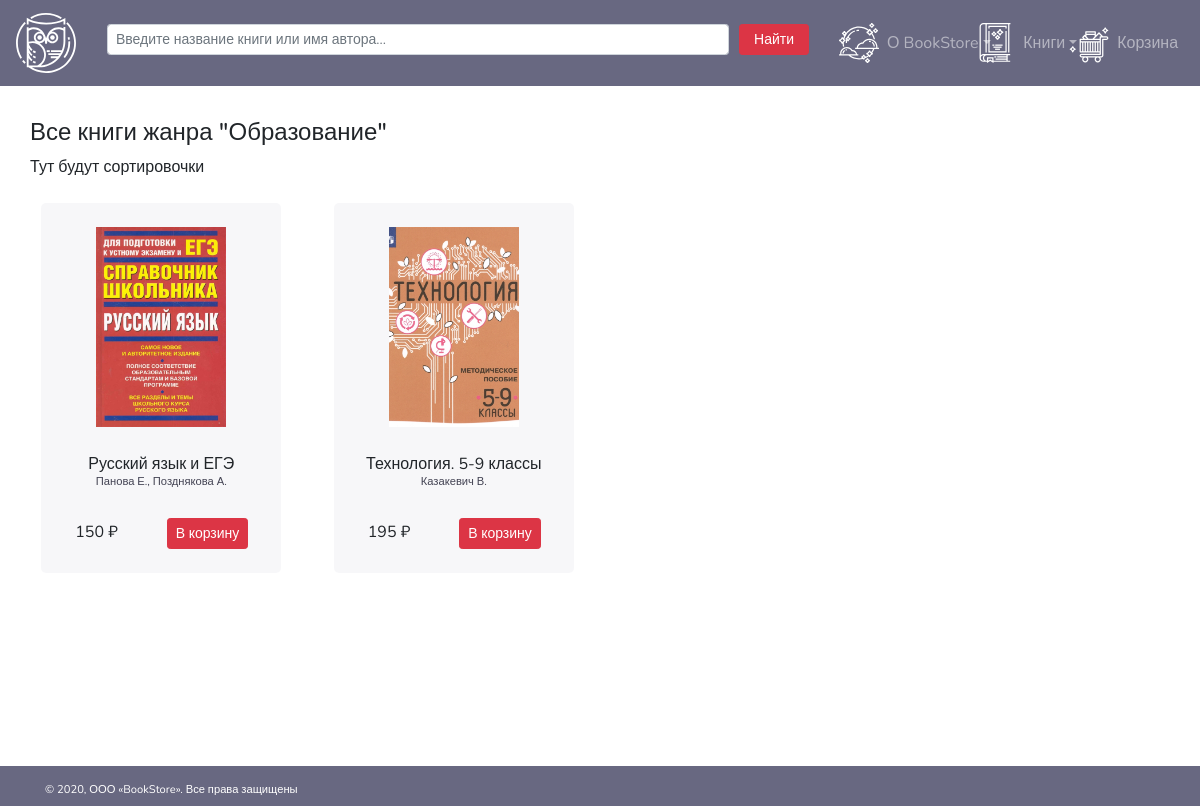
/catalogPage.php?idgenre=3, run on the app's committed database.
### tables this page shows
CREATE TABLE GENRE(
    IDGENRE INTEGER NOT NULL AUTO_INCREMENT PRIMARY KEY,
    GENRE VARCHAR(255) NOT NULL UNIQUE
);

CREATE TABLE BOOK(
    IDBOOK INTEGER NOT NULL AUTO_INCREMENT PRIMARY KEY,
    ISBN VARCHAR(255) NOT NULL UNIQUE,
    BOOK TEXT NOT NULL,
    AUTHORS TEXT NOT NULL,
    IDGENRE2 INTEGER,
    IDPUBLISHER INTEGER,
    WEIGHT DOUBLE,
    IMPRINTYEAR YEAR,
    PAGE INTEGER,
    ANNOTATION TEXT,
    AGELIMIT INTEGER,
    COST DOUBLE UNSIGNED NOT NULL DEFAULT 0,
    POPULARITY INTEGER UNSIGNED,
    AVAILABILITY BOOLEAN NOT NULL DEFAULT TRUE,
	PHOTO TEXT
);

### php/book.php (called while the page is built, shortened)
<?php
function getBookInfo(int $idbook){
    require_once $_SERVER['DOCUMENT_ROOT']."/php/db.php";
    $db = new Database();
    $info = $db->getQuery("SELECT B.IDBOOK, B.ISBN, B.BOOK, G.GENRE,
    G2.GENRE2, P.PUBLISHER, B.WEIGHT, B.IMPRINTYEAR, B.PAGE, B.AUTHORS,
    B.ANNOTATION, B.AGELIMIT, B.COST, B.POPULARITY, B.PHOTO, G.IDGENRE,
    G2.IDGENRE2, P.IDPUBLISHER, B.AVAILABILITY
    FROM BOOK B, GENRE G, GENRE2 G2, PUBLISHER P
    WHERE B.IDBOOK = " . $idbook ." AND G.IDGENRE = G2.IDGENRE
    AND G2.IDGENRE2 = B.IDGENRE2 AND P.IDPUBLISHER = B.IDPUBLISHER");
    if (count($info) <> 0){
        return $info;
    }
    else echo "Ошибка! Книги с таким ID не существует.";
}
function isAvailableGenre($idgenre){
    require_once $_SERVER['DOCUMENT_ROOT']."/php/db.php";
    $db = new Database();
    $info = $db->getQuery("SELECT COUNT(*) COUNTOF FROM GENRE WHERE IDGENRE = " . $idgenre);
    for($i = 0; $i < count($info); $i++){
        if (((int)$info[$i]['COUNTOF']) <> 0){
            return true;
        }
        else {
            return false;
        }
    }
}
function getGenres($idgenre = ""){
    require_once $_SERVER['DOCUMENT_ROOT']."/php/db.php";
    $db = new Database();
    if($idgenre == ""){
        return $db->getQuery("SELECT * FROM GENRE");
    }
    else{
        return $db->getQuery("SELECT * FROM GENRE WHERE IDGENRE = " . $idgenre);
    }
}
function getPublishers($publisher = ""){
    require_once $_SERVER['DOCUMENT_ROOT']."/php/db.php";
    $db = new Database();
    if($publisher == ""){
        return $db->getQuery("SELECT * FROM PUBLISHER");
    }
    else{
        return $db->getQuery("SELECT * FROM PUBLISHER WHERE IDPUBLISHER = " . $publisher);
    }
}
function getGenre($idgenre){
    require_once $_SERVER['DOCUMENT_ROOT']."/php/db.php";
    $db = new Database();
    return $db->getQuery("SELECT B.IDBOOK FROM BOOK B, GENRE2 G WHERE B.IDGENRE2 = G.IDGENRE2 AND G.IDGENRE = " . $idgenre);
}

### php/db.php (called while the page is built, shortened)
<?php
class Database{
	private $host = 'localhost';
	private $user = 'root';
	private $password = 'root';
	private $db = 'bookshop';
	private $port= 3306;
	protected $connection = null;
	protected function startConnection(){
		$this->connection = new mysqli($this->host, $this->user, $this->password, $this->db, $this->port);
	}
	protected function abortConnection(){
        if($this->connection != null){
            $this->connection = null;
        }
    }
	public function getQuery($query){
		$result = array();
		if($data = $this->connection->query($query)){
			while ($row = $data->fetch_assoc()) {
				$result[] = $row;
			};
		}
		return $result;
	}
}

### catalogPage.php (the view, shortened to what this page needs)
<!DOCTYPE html>
<html>
<head>
    <?php
        include_once $_SERVER['DOCUMENT_ROOT']."/blocks/head.php";
        require_once $_SERVER['DOCUMENT_ROOT']."/php/book.php";
        $title = 'Каталог - BookStore';
        $catalog = [];
        if(isset($_GET['idgenre']) && !isset($_GET['idgenre2'])){
            $genre = htmlspecialchars($_GET['idgenre']);
            if(isAvailableGenre($genre)){
                $catalog = getGenre($genre);
                $genrename = getGenres($genre);
                $title = 'Все книги жанра "' . $genrename[0]['GENRE']. '"';
            }else{
                $title = "Извините, такого жанра у нас нет :(";
            }
        }else if(isset($_GET['idgenre']) && isset($_GET['idgenre2'])){
            $genre = htmlspecialchars($_GET['idgenre']);
            $genre2 = htmlspecialchars($_GET['idgenre2']);
            if(isAvailableGenre2($genre, $genre2)){
                $catalog = getGenre2($genre2);
                $genrename = getGenres($genre);
                $genre2name = getGenres2($genre2);
                $title = 'Все книги жанра "' . $genrename[0]['GENRE']. '" поджанра "' . $genre2name[0]['GENRE2']. '"';
            }else{
                $title = "Извините, такого поджанра здесь нет :(";
            }
        }else if(isset($_GET['idpublisher'])){
            $publisher = htmlspecialchars($_GET['idpublisher']);
            if(isAvailablePublisher($publisher)){
                $catalog = getPublisher($publisher);
                $publishername = getPublishers($publisher);
                $title = 'Все книги издательства "' . $publishername[0]['PUBLISHER'] . '"';
            }else{
                $title = "Извините, такого издательства у нас нет :(";
            }
        }else if(isset($_GET['searchInput'])){
            $search = urldecode(htmlspecialchars($_GET["searchInput"]));
            $catalog = getSearch($search);
            if(count($catalog) > 0){
                $title = "По вашему запросу '" . $search . "' найдены следующие товары";
            }else{
                $title = "К сожалению, по вашему запросу '" . $search . "' ничего не найдено :(";
            }
        }else{
            $catalog = getCatalog();
            $title = "Каталог BookStore";
        }
    ?>
</head>
<body>
    <?php include_once $_SERVER['DOCUMENT_ROOT']."/blocks/header.php";?>
    <main class="container contentcontainer">
        <div class="contentcontainerCatalog">
            <div class="row">
                <div class="col">
                    <h4><?=$title?></h4>
                </div>
            </div>
            <div class="row">
                <div class="col">
                    <p>Тут будут сортировочки</p>
                </div>
            </div>
            <div class="row rowCatalog">
            <?php
                for($i = 0; $i < count($catalog); $i++){
                $book = getBookInfo((int)$catalog[$i]['IDBOOK']);?>
                <div class="col-3">
                    <div class="item">
                        <div class="row">
                            <div class="col">
                                <a <?='href="singleBookPage.php?idbook=' . $book[0]['IDBOOK'] . '"';?>><img class="miniBookImg" <?='src="images/book/' . $book[0]['PHOTO'] . '"';?> alt=""></a>
                            </div>
                        </div>
                        <div class="row miniBookText">
                            <div class="col">
                                <span class="miniBookName"><?=$book[0]['BOOK'];?></span><br>
                                <span class="miniBookAutor"><?=$book[0]['AUTHORS'];?></span>
                            </div>
                        </div>
                        <div class="row miniBookFooter">
                            <div class="col-5">
                                <div><?=$book[0]['COST'];?> ₽</div>
                            </div>
                            <div class="col-7">
                                <button class="btn btn-danger btn-sm addToCart" <?='data-id="' . $book[0]['IDBOOK'] . '"';?> type="submit">В корзину</button>
                            </div>
                        </div>
                    </div>
                </div>
                <?php }?>
            </div>
        </div>
    </main>
    <?php
        include_once $_SERVER['DOCUMENT_ROOT']."/blocks/footer.php";
    ?>
</body>
</html>

### css/style.css (style rules this page uses)
html, body { height: 100%; font-family: 'Nunito', sans-serif; min-width: 320px; }
footer, .miniBookAutor { font-size: 70%; }
.bookRow, .item, .contactUsBlock, .cartRow, .contactUsRow { background-color: rgba(104, 104, 129, 0.05); }
.miniBookTitle, .miniBookAutor { color: rgb(67, 67, 83); }
.miniBookImg { object-fit: cover; width: 130px; height: 200px; }
.item { padding: 2vw; display: block; margin: 1vh auto; width: 240px; height: 370px; justify-content: space-between; line-height: 1; }
.navbar-collapse, .container-nav, li, .contentcontainerBook, .bookFieldsContainer, .item, .miniBookFooter { display: flex; }
.bannertext, .item, .miniBookFlow, .contentcontainerCart, .contactUsBlock, .cartRow, .cartMainRow, .contactUsRow { border-radius: 5px; }
.bookFieldsContainer, .item { flex-direction: column; }
.contentcontainer { padding: 4vh 0; }
.miniBookText { padding: 10px 0; }
.navbar-collapse, .container-nav, li, .item, .miniBookName, .miniBookAutor, .cartRow, .cartMainRow { text-align: center; }
.miniBookFooter { align-items: baseline; }
main { min-height: 85vh; }

### data on the page
genre: GENRE "Все книги жанра \"Образование\""
book: PHOTO (picture), BOOK "Русский язык и ЕГЭ", AUTHORS "Панова Е., Позднякова А.", COST "150"
book: PHOTO (picture), BOOK "Технология. 5-9 классы", AUTHORS "Казакевич В.", COST "195"
